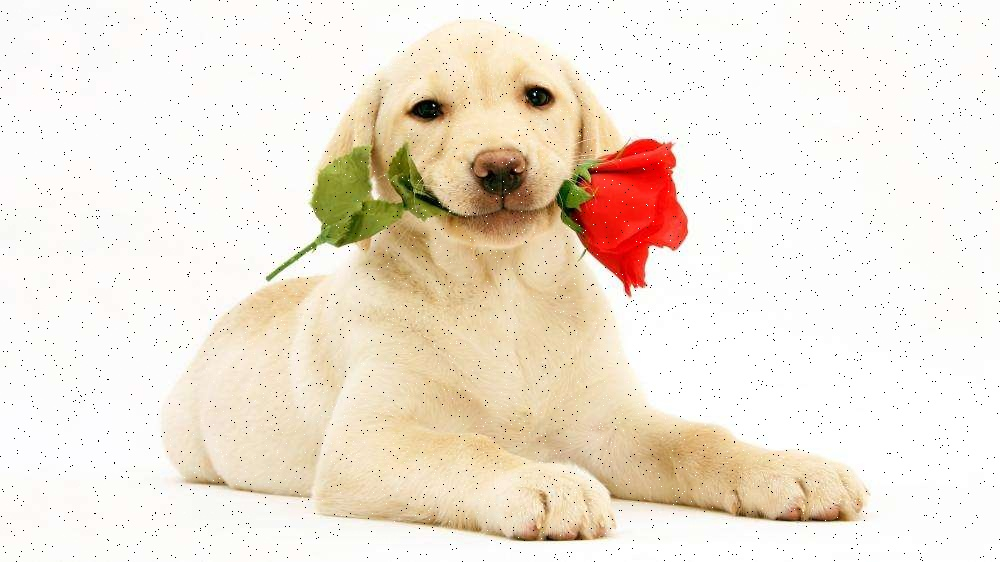
#> input picture opencv/image/dogsp.jpeg, 1000 x 562 px
$ python '15-图像平滑.py'
#> lines starting #> are read from the running program, lines starting #| are printed output that depends on the picture
#-*- coding = utf-8 -*-
#@Time : 2021/2/10 上午11:45
#@Author : 小方
#@File :15-图像平滑.py
#@Software : PyCharm
import cv2 as cv
import numpy as np
import matplotlib.pyplot as plt

dogsp = cv.imread("./image/dogsp.jpeg")
#> dogsp is the input picture: shape (562, 1000, 3); mean B, G, R 216.1, 230.1, 241.2
doggau = cv.imread("./image/dogGauss.jpeg")
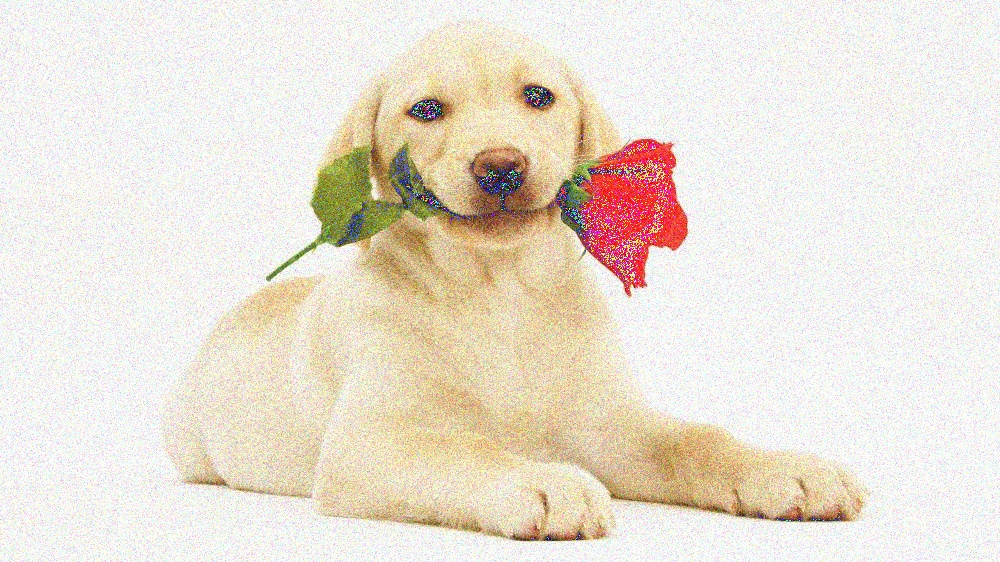
#> input picture opencv/image/dogGauss.jpeg, 1000 x 562 px
#> doggau is the input picture: shape (562, 1000, 3); mean B, G, R 213.3, 225.9, 234.6

# 均值滤波
dog = cv.blur(doggau, (5, 5))

# 高斯滤波
dog = cv.GaussianBlur(doggau, (3, 3), 1)

# 中值滤波
dog = cv.medianBlur(dogsp, 3)
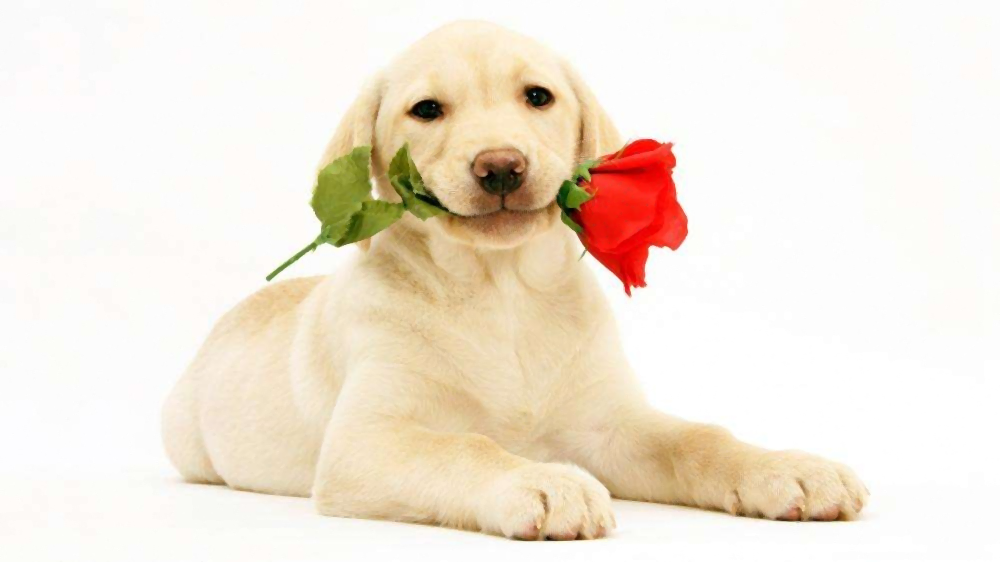
#> dog: shape (562, 1000, 3); mean B, G, R 217.1, 231.2, 242.3

plt.imshow(dog[:,:,::-1])
plt.imshow(dogsp[:,:,::-1])
plt.show()
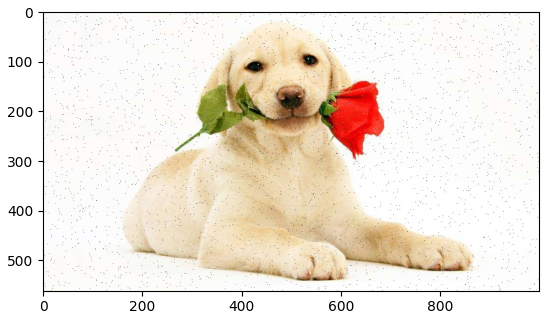
#> figure drawn by matplotlib, 1 panel
